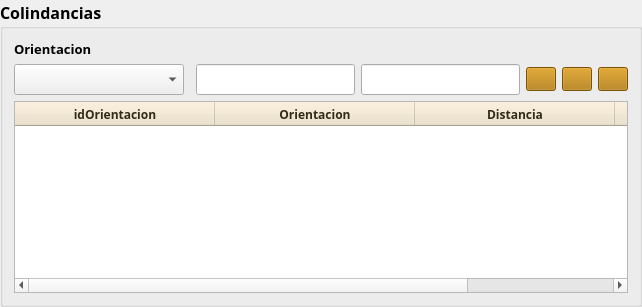
                   <widget class="QgsCollapsibleGroupBox" name="mGroupBox_2">
                    <property name="minimumSize">
                     <size>
                      <width>0</width>
                      <height>175</height>
                     </size>
                    </property>
                    <property name="maximumSize">
                     <size>
                      <width>16777215</width>
                      <height>16777215</height>
                     </size>
                    </property>
                    <property name="font">
                     <font>
                      <family>Century Gothic</family>
                      <pointsize>12</pointsize>
                      <weight>75</weight>
                      <bold>true</bold>
                     </font>
                    </property>
                    <property name="title">
                     <string>Colindancias</string>
                    </property>
                    <layout class="QGridLayout" name="gridLayout_10">
                     <item row="1" column="6">
                      <widget class="QPushButton" name="btnColinRemoveAll">
                       <property name="minimumSize">
                        <size>
                         <width>30</width>
                         <height>24</height>
                        </size>
                       </property>
                       <property name="maximumSize">
                        <size>
                         <width>30</width>
                         <height>24</height>
                        </size>
                       </property>
                       <property name="font">
                        <font>
                         <family>Century Gothic</family>
                         <pointsize>12</pointsize>
                        </font>
                       </property>
                       <property name="styleSheet">
                        <string notr="true">background : rgb(174, 116, 0)</string>
                       </property>
                       <property name="text">
                        <string/>
                       </property>
                       <property name="icon">
                        <iconset>
                         <normaloff>:/cedula/icons/remove_all.png</normaloff>:/cedula/icons/remove_all.png</iconset>
                       </property>
                      </widget>
                     </item>
                     <item row="1" column="4">
                      <widget class="QPushButton" name="btnColinAdd">
                       <property name="minimumSize">
                        <size>
                         <width>30</width>
                         <height>24</height>
                        </size>
                       </property>
                       <property name="maximumSize">
                        <size>
                         <width>30</width>
                         <height>24</height>
                        </size>
                       </property>
                       <property name="font">
                        <font>
                         <family>Century Gothic</family>
                         <pointsize>12</pointsize>
                        </font>
                       </property>
                       <property name="styleSheet">
                        <string notr="true">background : rgb(174, 116, 0)</string>
                       </property>
                       <property name="text">
                        <string/>
                       </property>
                       <property name="icon">
                        <iconset>
                         <normaloff>:/cedula/icons/add.png</normaloff>:/cedula/icons/add.png</iconset>
                       </property>
                      </widget>
                     </item>
                     <item row="1" column="5">
                      <widget class="QPushButton" name="btnColinRemoveOne">
                       <property name="minimumSize">
                        <size>
                         <width>30</width>
                         <height>24</height>
                        </size>
                       </property>
                       <property name="maximumSize">
                        <size>
                         <width>30</width>
                         <height>24</height>
                        </size>
                       </property>
                       <property name="font">
                        <font>
                         <family>Century Gothic</family>
                         <pointsize>12</pointsize>
                        </font>
                       </property>
                       <property name="styleSheet">
                        <string notr="true">background : rgb(174, 116, 0)</string>
                       </property>
                       <property name="text">
                        <string/>
                       </property>
                       <property name="icon">
                        <iconset>
                         <normaloff>:/cedula/icons/remove_one.png</normaloff>:/cedula/icons/remove_one.png</iconset>
                       </property>
                      </widget>
                     </item>
                     <item row="0" column="0">
                      <widget class="QLabel" name="label_15">
                       <property name="font">
                        <font>
                         <family>Century Gothic</family>
                         <pointsize>10</pointsize>
                        </font>
                       </property>
                       <property name="text">
                        <string>Orientacion</string>
                       </property>
                      </widget>
                     </item>
                     <item row="1" column="0">
                      <widget class="QComboBox" name="cmbOrientacion">
                       <property name="minimumSize">
                        <size>
                         <width>170</width>
                         <height>0</height>
                        </size>
                       </property>
                       <property name="maximumSize">
                        <size>
                         <width>170</width>
                         <height>120</height>
                        </size>
                       </property>
                       <property name="font">
                        <font>
                         <family>Century Gothic</family>
                         <pointsize>12</pointsize>
                         <weight>75</weight>
                         <bold>true</bold>
                        </font>
                       </property>
                       <property name="styleSheet">
                        <string notr="true">QComboBox QAbstractItemView::item { min-height: 25;}
QListView{color: black ; font-size: 16px; outline:none; font-weight:bold}QListView::item:selected { color: red; background-color: lightgray;}</string>
                       </property>
                      </widget>
                     </item>
                     <item row="3" column="0" rowspan="4" colspan="7">
                      <widget class="QTableWidget" name="twColindancias">
                       <property name="font">
                        <font>
                         <family>Century Gothic</family>
                         <pointsize>10</pointsize>
                        </font>
                       </property>
                       <property name="styleSheet">
                        <string notr="true">QHeaderView::section
{
background-color: rgb(238,225,200);
color : rgb(52, 42, 24 );
text-align: right;
font-size:12px;
height:24px
}</string>
                       </property>
                       <property name="columnCount">
                        <number>4</number>
                       </property>
                       <attribute name="horizontalHeaderMinimumSectionSize">
                        <number>200</number>
                       </attribute>
                       <column>
                        <property name="text">
                         <string>idOrientacion</string>
                        </property>
                       </column>
                       <column>
                        <property name="text">
                         <string>Orientacion</string>
                        </property>
                       </column>
                       <column>
                        <property name="text">
                         <string>Distancia</string>
                        </property>
                       </column>
                       <column>
                        <property name="text">
                         <string>Descripcion</string>
                        </property>
                       </column>
                      </widget>
                     </item>
                     <item row="1" column="2">
                      <widget class="QLineEdit" name="leDispPerim">
                       <property name="maximumSize">
                        <size>
                         <width>16777215</width>
                         <height>120</height>
                        </size>
                       </property>
                       <property name="font">
                        <font>
                         <family>Century Gothic</family>
                         <pointsize>12</pointsize>
                         <weight>75</weight>
                         <bold>true</bold>
                        </font>
                       </property>
                       <property name="styleSheet">
                        <string notr="true">placeholder : &quot;Introzuca Dist. Perimetral&quot;</string>
                       </property>
                       <property name="maxLength">
                        <number>10</number>
                       </property>
                      </widget>
                     </item>
                     <item row="1" column="3">
                      <widget class="QLineEdit" name="leDescripcion">
                       <property name="maximumSize">
                        <size>
                         <width>16777215</width>
                         <height>40</height>
                        </size>
                       </property>
                       <property name="font">
                        <font>
                         <family>Century Gothic</family>
                         <pointsize>12</pointsize>
                         <weight>75</weight>
                         <bold>true</bold>
                        </font>
                       </property>
                       <property name="maxLength">
                        <number>60</number>
                       </property>
                      </widget>
                     </item>
                    </layout>
                   </widget>
